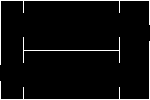
%> input picture stationary.bmp, 150 x 100 px
$ octave AutomatedParkingValetSimulinkExample.m   (GNU Octave 9; MATLAB toolbox functions it lacks are replaced by stand-ins)
%> lines starting %> are read from the running program, lines starting %| are printed output that depends on the picture; in (x1, y1, x2, y2) boxes, pixels count from 0 and x2, y2 are one past the last pixel; in counts of white or black regions, pixels touching at a corner belong together; the program's own positions count from 1
### helperSLCreateCostmap.m
function costmap = helperSLCreateCostmap()
% helperSLCreateCostmap create a costmap for a parking lot.

% Copyright 2017-2018 The MathWorks, Inc.

% Load occupancy maps corresponding to 3 layers - obstacles, road
% markings, and used spots.
mapLayers.StationaryObstacles = imread('stationary.bmp');
%> mapLayers.StationaryObstacles: size 100x150 uint8; 4.4% white in thin lines or dots
mapLayers.RoadMarkings        = imread('road_markings.bmp');
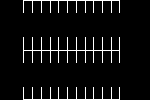
%> input picture road_markings.bmp, 150 x 100 px
%> mapLayers.RoadMarkings: size 100x150 uint8; 5.9% white in thin lines or dots, all inside (x1, y1, x2, y2) = (23, 0, 120, 100)
mapLayers.ParkedCars          = imread('parked_cars.bmp');
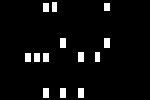
%> input picture parked_cars.bmp, 150 x 100 px
%> mapLayers.ParkedCars is the input picture: size 100x150 uint8; 4.8% white; 13 white regions, largest, box (x1, y1, x2, y2) and area: (60, 38, 66, 48) 60, (104, 38, 110, 48) 60, (78, 52, 84, 62) 60

% Combine map layers struct into a single vehicleCostmap.
combinedMap = mapLayers.StationaryObstacles + mapLayers.RoadMarkings + ...
    mapLayers.ParkedCars;
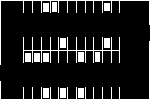
%> combinedMap: size 100x150 uint8; 12.5% white; 16 white regions, largest, box (x1, y1, x2, y2) and area: (23, 37, 120, 63) 397, (0, 0, 150, 65) 382, (0, 41, 150, 100) 370
combinedMap = im2single(combinedMap);

res = 0.5; % meters
%> the run ends on the next line
costmap = vehicleCostmap(combinedMap, 'CellSize', res);
costmap.CollisionChecker.NumCircles = 2;
end

### AutomatedParkingValetSimulinkExample.m
%% Automated Parking Valet in Simulink
% This example shows how to construct an automated parking valet system in
% Simulink(R) with Automated Driving Toolbox(TM). It closely follows the
% <docid:driving_ug#mw_a648d83c-5fe4-4459-9978-5e4d0ea396e5 Automated
% Parking Valet> MATLAB(R) example.
%
% Copyright 2017-2019 The MathWorks, Inc.

%% Introduction
% Automatically parking a car that is left in front of a parking lot is a
% challenging problem. The vehicle's automated systems are expected to take
% over and steer the vehicle to an available parking spot. This example
% focuses on planning a feasible path through the environment, generating a
% trajectory from this path, and using a feasible controller to execute the
% trajectory. Map creation and dynamic obstacle avoidance are excluded from
% this example.

%%
% Before simulation, the
% |<matlab:openExample('driving/AutomatedParkingValetSimulinkExample','supportingFile','helperSLCreateCostmap.m')
% helperSLCreateCostmap>| function is called within the |PreLoadFcn| callback
% function of the model. For details on using callback functions,
% see <docid:simulink_ug#btp1paz Model Callbacks>. The
% |helperSLCreateCostmap| function creates a static map of the parking lot
% that contains information about stationary obstacles, road markings, and
% parked cars. The map is represented as a
% |<docid:driving_ref#mw_b3dc1e85-22ec-48ee-85ae-ec370da8d0b4 vehicleCostmap>| object.
%
% To use the |<docid:driving_ref#mw_b3dc1e85-22ec-48ee-85ae-ec370da8d0b4
% vehicleCostmap>| object in Simulink(R), the
% |<matlab:openExample('driving/AutomatedParkingValetSimulinkExample','supportingFile','helperSLCreateUtilityStruct.m')
% helperSLCreateUtilityStruct>| function converts the
% |<docid:driving_ref#mw_b3dc1e85-22ec-48ee-85ae-ec370da8d0b4
% vehicleCostmap>| into a struct array in the block's mask initialization.
% For more details, see <docid:simulink_ug#btlg32q-1 Initialize Mask>.
costmap = helperSLCreateCostmap();
